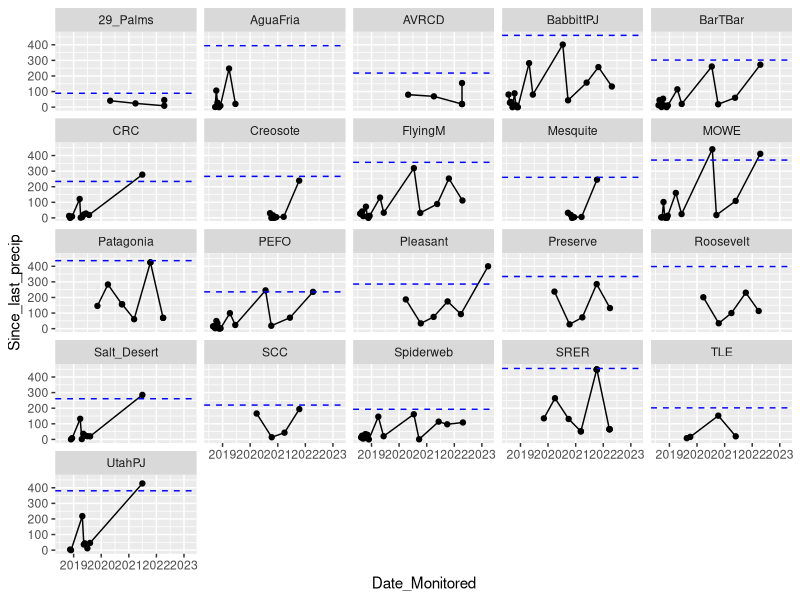
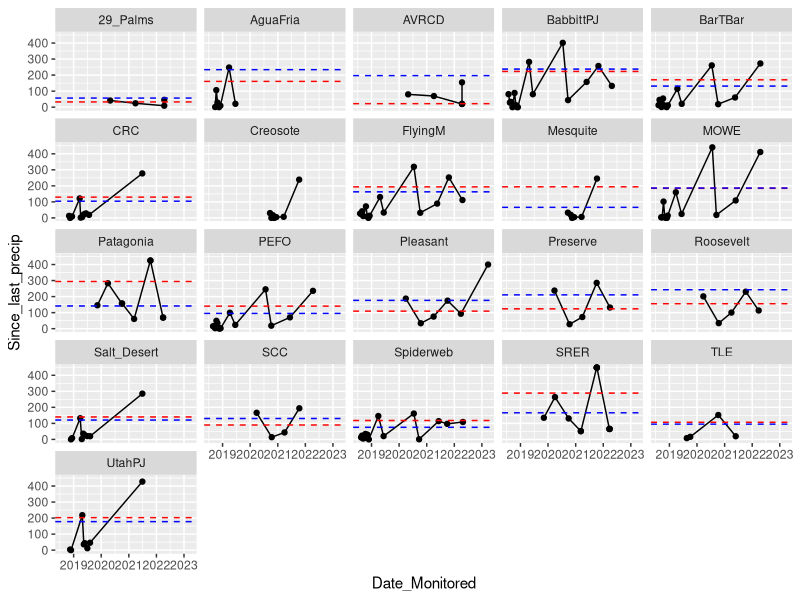
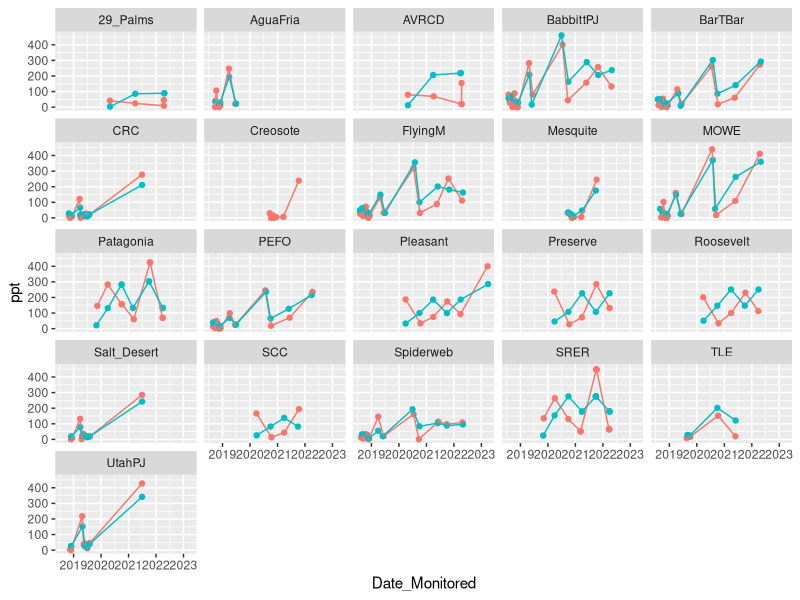
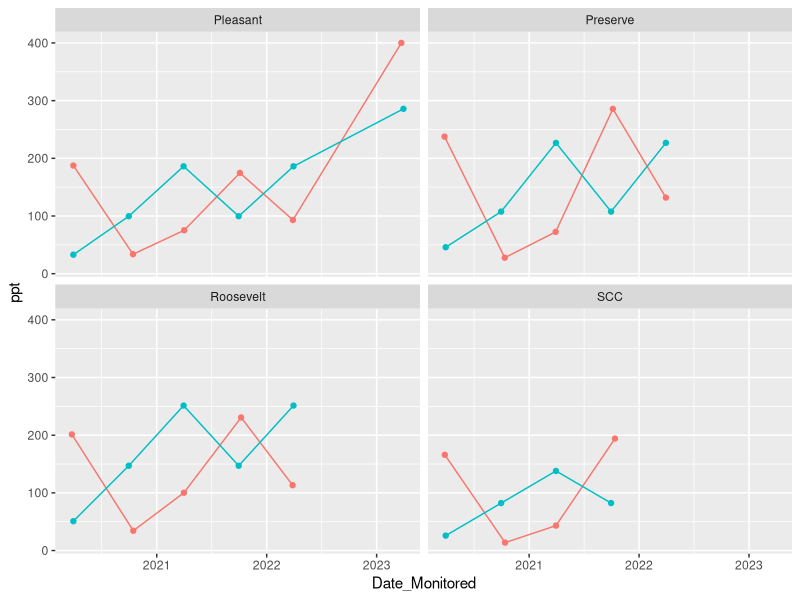
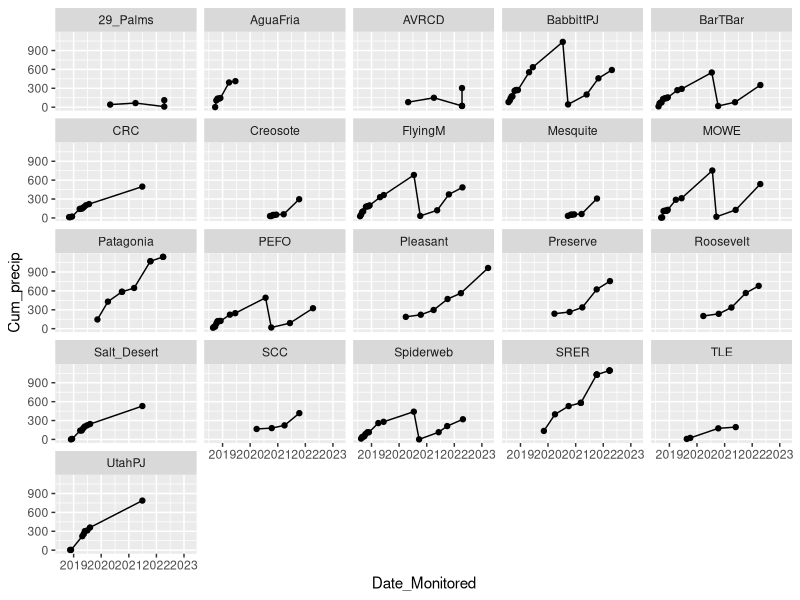

These charts were generated, in order, by the following R code:
# Created: 2023-09-28
# Last updated: 2023-09-28

# Purpose: Explore precip trends


library(tidyverse)
library(readxl)

# Load data ---------------------------------------------------------------

ppt <- read_csv("data/cleaned/monitoring-events-with-PRISM-climate-data_clean.csv")
month.normal <- read_csv("data/data-wrangling-intermediate/03.2_PRISM-month-normals-all-sites.csv")
daily <- read_csv("data/data-wrangling-intermediate/03.2_PRISM-daily-all-sites.csv")
normals.include.raw <- read_xlsx("data/data-wrangling-intermediate/03.3_months-to-include-for-precip-normals-comparison.xlsx")
  
  

# Explore precip since last monitor trends --------------------------------

# With MAP as horizontal line
ppt |> 
  ggplot(aes(x = Date_Monitored, y = Since_last_precip)) +
  geom_point() +
  geom_line() +
  facet_wrap(~Site) +
  geom_hline(aes(yintercept = ppt$MAP),
             color = "blue",
             linetype = "dashed")
#   29_Palms, AVRCD, Creosote, Mesquite didn't have 3 point variation
#     (either low-high-low or high-low-high)



# Create summer/winter normals --------------------------------------------

# To better compare with precip since last monitoring event, separate half the
#   year as winter and half as summer

season.normal <- month.normal |> 
  filter(Date != "Annual") %>%
  mutate(Season = case_when(
    Date %in% c("May", "June", "July", "August", "September", "October") ~ "Summer",
    Date %in% c("November", "December", "January", "February", "March", "April") ~ "Winter")) %>%
  group_by(Site, Season) %>%
  summarize(season.precip = sum(ppt_mm),
            .groups = "keep") %>%
  pivot_wider(names_from = Season, values_from = season.precip) %>%
  ungroup()

# Add to ppt data
ppt.season <- ppt |> 
  left_join(season.normal)


# Graph
ppt |> 
  ggplot(aes(x = Date_Monitored, y = Since_last_precip)) +
  geom_point() +
  geom_line() +
  facet_wrap(~Site) +
  geom_hline(aes(yintercept = ppt.season$Summer),
             color = "red",
             linetype = "dashed") +
  geom_hline(aes(yintercept = ppt.season$Winter),
             color = "blue",
             linetype = "dashed")



# Event-specific normals comparison ---------------------------------------

# Because the time interval between monitoring events and the points are cumulative,
#   to best compare with month normals, they also must be summed over the same
#   time intervals. I made a table of which months should be included for which
#   monitoring events in Excel (normals.include.raw).

# pivot_longer()
normals.include <- normals.include.raw |> 
  select(-Month_estimate) |> 
  pivot_longer(cols = c("January", "February", "March", "April", "May",
                        "June", "July", "August", "September", "October",
                        "November", "December"),
              names_to = "Month",
              values_to = "include") |> 
    filter(!is.na(include)) |> 
  select(-include) 

# Reformat month normals df to left_join()
month.normal.add <- month.normal |> 
  filter(Date != "Annual") |> 
  rename(Month = Date)

# Add month normals
normals.include <- left_join(normals.include, month.normal.add)


# Sum normals precip
normals.ppt <- normals.include |> 
  select(-tmin, -tmax, -tmean ,-Date_Seeded, -Date_Monitored) |> 
  mutate(MonitorSiteID = as.character(MonitorSiteID)) |> 
  rename(Date_Monitored = Date_normals) |> 
  group_by(Region, Site, Date_Monitored, MonitorSiteID) |> 
  summarise(ppt = sum(ppt_mm),
            .groups = "keep") |> 
  mutate(MonitorSiteID = as.numeric(MonitorSiteID)) |> 
  mutate(source = "normals")

# Narrow down columns to add normals to Since_last_precip to graph together
normals.ppt.long <- ppt |> 
  select(Region, Site, Date_Monitored, MonitorSiteID, Since_last_precip) |> 
  rename(ppt = Since_last_precip) |> 
  mutate(source = "actual") |> 
  bind_rows(normals.ppt)

# Graph
normals.ppt.long |> 
  ggplot(aes(x = Date_Monitored, y = ppt, color = source)) +
  geom_point() +
  geom_line() +
  facet_wrap(~Site) +
  theme(legend.position = "none")

normals.ppt.long |> 
  filter(Region == "Sonoran Central") |> 
  ggplot(aes(x = Date_Monitored, y = ppt, color = source)) +
  geom_point() +
  geom_line() +
  facet_wrap(~Site) +
  theme(legend.position = "none")




# Explore cumulative precip trends ----------------------------------------

# Cumulative
ppt |> 
  ggplot(aes(x = Date_Monitored, y = Cum_precip)) +
  geom_point() +
  geom_line() +
  facet_wrap(~Site) 

